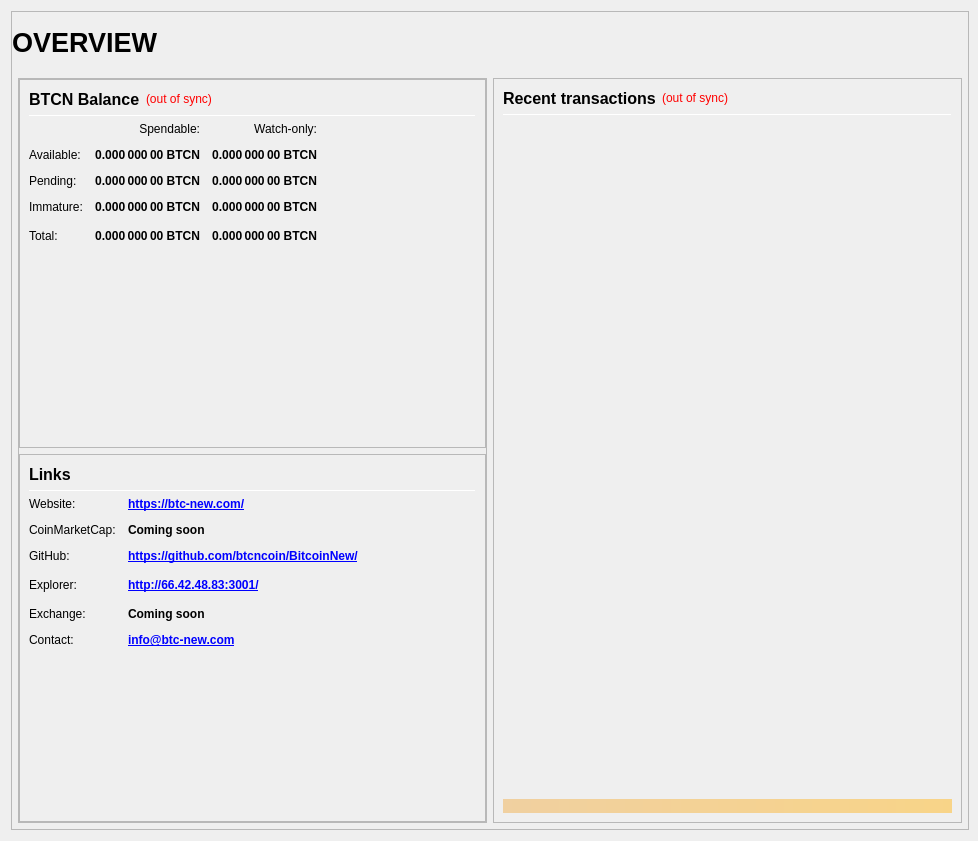
<?xml version="1.0" encoding="UTF-8"?>
<ui version="4.0">
 <class>OverviewPage</class>
 <widget class="QWidget" name="OverviewPage">
  <property name="geometry">
   <rect>
    <x>0</x>
    <y>0</y>
    <width>978</width>
    <height>841</height>
   </rect>
  </property>
  <property name="minimumSize">
   <size>
    <width>960</width>
    <height>682</height>
   </size>
  </property>
  <property name="windowTitle">
   <string>Form</string>
  </property>
  <layout class="QVBoxLayout" name="topLayout" stretch="1">
   <property name="rightMargin">
    <number>9</number>
   </property>
   <item>
    <widget class="QFrame" name="frame_BG">
     <property name="minimumSize">
      <size>
       <width>850</width>
       <height>610</height>
      </size>
     </property>
     <property name="maximumSize">
      <size>
       <width>16777215</width>
       <height>16777215</height>
      </size>
     </property>
     <property name="frameShape">
      <enum>QFrame::StyledPanel</enum>
     </property>
     <property name="frameShadow">
      <enum>QFrame::Raised</enum>
     </property>
     <layout class="QVBoxLayout" name="verticalLayout_3" stretch="1">
      <property name="leftMargin">
       <number>0</number>
      </property>
      <property name="topMargin">
       <number>0</number>
      </property>
      <property name="rightMargin">
       <number>0</number>
      </property>
      <property name="bottomMargin">
       <number>6</number>
      </property>
      <item>
       <layout class="QVBoxLayout" name="verticalLayout_Master" stretch="0,1">
        <property name="leftMargin">
         <number>0</number>
        </property>
        <property name="topMargin">
         <number>0</number>
        </property>
        <property name="rightMargin">
         <number>0</number>
        </property>
        <property name="bottomMargin">
         <number>0</number>
        </property>
        <item>
         <widget class="QFrame" name="frame_Header">
          <layout class="QVBoxLayout" name="verticalLayout_Header" stretch="0">
           <property name="leftMargin">
            <number>0</number>
           </property>
           <property name="topMargin">
            <number>0</number>
           </property>
           <property name="rightMargin">
            <number>0</number>
           </property>
           <property name="bottomMargin">
            <number>0</number>
           </property>
           <item>
            <layout class="QHBoxLayout" name="horizontalLayout_Header" stretch="1,0,1">
             <property name="spacing">
              <number>6</number>
             </property>
             <item>
              <widget class="QLabel" name="labelOverviewHeaderLeft">
               <property name="minimumSize">
                <size>
                 <width>464</width>
                 <height>60</height>
                </size>
               </property>
               <property name="maximumSize">
                <size>
                 <width>16777215</width>
                 <height>60</height>
                </size>
               </property>
               <property name="font">
                <font>
                 <pointsize>20</pointsize>
                 <weight>75</weight>
                 <bold>true</bold>
                </font>
               </property>
               <property name="text">
                <string>OVERVIEW</string>
               </property>
               <property name="alignment">
                <set>Qt::AlignLeading|Qt::AlignLeft|Qt::AlignVCenter</set>
               </property>
              </widget>
             </item>
             <item>
              <spacer name="horizontalSpacer_Header">
               <property name="orientation">
                <enum>Qt::Horizontal</enum>
               </property>
               <property name="sizeHint" stdset="0">
                <size>
                 <width>40</width>
                 <height>20</height>
                </size>
               </property>
              </spacer>
             </item>
             <item>
              <widget class="QLabel" name="labelOverviewHeaderRight">
               <property name="minimumSize">
                <size>
                 <width>464</width>
                 <height>60</height>
                </size>
               </property>
               <property name="maximumSize">
                <size>
                 <width>16777215</width>
                 <height>60</height>
                </size>
               </property>
               <property name="font">
                <font>
                 <pointsize>14</pointsize>
                </font>
               </property>
               <property name="text">
                <string/>
               </property>
               <property name="alignment">
                <set>Qt::AlignRight|Qt::AlignTrailing|Qt::AlignVCenter</set>
               </property>
              </widget>
             </item>
            </layout>
           </item>
          </layout>
         </widget>
        </item>
        <item>
         <widget class="QFrame" name="frame_Content">
          <layout class="QVBoxLayout" name="verticalLayout_Content">
           <property name="leftMargin">
            <number>6</number>
           </property>
           <property name="topMargin">
            <number>0</number>
           </property>
           <property name="rightMargin">
            <number>6</number>
           </property>
           <property name="bottomMargin">
            <number>0</number>
           </property>
           <item>
            <layout class="QHBoxLayout" name="horizontalLayout_Content" stretch="1,1">
             <property name="spacing">
              <number>6</number>
             </property>
             <item>
              <layout class="QVBoxLayout" name="verticalLayout_left" stretch="1">
               <item>
                <widget class="QFrame" name="frameObfuscation">
                 <property name="minimumSize">
                  <size>
                   <width>0</width>
                   <height>0</height>
                  </size>
                 </property>
                 <property name="frameShape">
                  <enum>QFrame::StyledPanel</enum>
                 </property>
                 <property name="frameShadow">
                  <enum>QFrame::Raised</enum>
                 </property>
                 <layout class="QVBoxLayout" name="verticalLayout" stretch="0,0,0,0">
                  <property name="leftMargin">
                   <number>0</number>
                  </property>
                  <property name="topMargin">
                   <number>0</number>
                  </property>
                  <property name="rightMargin">
                   <number>0</number>
                  </property>
                  <property name="bottomMargin">
                   <number>0</number>
                  </property>
                  <item>
                   <widget class="QFrame" name="frame_Balances">
                    <property name="frameShape">
                     <enum>QFrame::StyledPanel</enum>
                    </property>
                    <property name="frameShadow">
                     <enum>QFrame::Raised</enum>
                    </property>
                    <layout class="QVBoxLayout" name="verticalLayout_4">
                     <item>
                      <layout class="QHBoxLayout" name="horizontalLayout_4">
                       <item>
                        <widget class="QLabel" name="label_5">
                         <property name="minimumSize">
                          <size>
                           <width>0</width>
                           <height>20</height>
                          </size>
                         </property>
                         <property name="font">
                          <font>
                           <pointsize>12</pointsize>
                           <weight>75</weight>
                           <bold>true</bold>
                          </font>
                         </property>
                         <property name="text">
                          <string>BTCN Balance</string>
                         </property>
                        </widget>
                       </item>
                       <item>
                        <widget class="QLabel" name="labelWalletStatus">
                         <property name="cursor">
                          <cursorShape>WhatsThisCursor</cursorShape>
                         </property>
                         <property name="toolTip">
                          <string>The displayed information may be out of date. Your wallet automatically synchronizes with the KYD network after a connection is established, but this process has not completed yet.</string>
                         </property>
                         <property name="styleSheet">
                          <string notr="true">QLabel { color: red; }</string>
                         </property>
                         <property name="text">
                          <string notr="true">(out of sync)</string>
                         </property>
                         <property name="alignment">
                          <set>Qt::AlignLeading|Qt::AlignLeft|Qt::AlignVCenter</set>
                         </property>
                        </widget>
                       </item>
                       <item>
                        <spacer name="horizontalSpacer_3">
                         <property name="orientation">
                          <enum>Qt::Horizontal</enum>
                         </property>
                         <property name="sizeHint" stdset="0">
                          <size>
                           <width>40</width>
                           <height>20</height>
                          </size>
                         </property>
                        </spacer>
                       </item>
                      </layout>
                     </item>
                     <item>
                      <widget class="Line" name="line_Balance">
                       <property name="minimumSize">
                        <size>
                         <width>0</width>
                         <height>1</height>
                        </size>
                       </property>
                       <property name="maximumSize">
                        <size>
                         <width>16777215</width>
                         <height>1</height>
                        </size>
                       </property>
                       <property name="orientation">
                        <enum>Qt::Horizontal</enum>
                       </property>
                      </widget>
                     </item>
                     <item>
                      <layout class="QGridLayout" name="gridLayout">
                       <property name="spacing">
                        <number>12</number>
                       </property>
                       <item row="0" column="1">
                        <widget class="QLabel" name="labelSpendable">
                         <property name="text">
                          <string>Spendable:</string>
                         </property>
                         <property name="alignment">
                          <set>Qt::AlignRight|Qt::AlignTrailing|Qt::AlignVCenter</set>
                         </property>
                        </widget>
                       </item>
                       <item row="0" column="2">
                        <widget class="QLabel" name="labelWatchonly">
                         <property name="text">
                          <string>Watch-only:</string>
                         </property>
                         <property name="alignment">
                          <set>Qt::AlignRight|Qt::AlignTrailing|Qt::AlignVCenter</set>
                         </property>
                        </widget>
                       </item>
                       <item row="1" column="0">
                        <widget class="QLabel" name="labelBalanceText">
                         <property name="text">
                          <string>Available:</string>
                         </property>
                        </widget>
                       </item>
                       <item row="1" column="1">
                        <widget class="QLabel" name="labelBalance">
                         <property name="font">
                          <font>
                           <weight>75</weight>
                           <bold>true</bold>
                          </font>
                         </property>
                         <property name="cursor">
                          <cursorShape>IBeamCursor</cursorShape>
                         </property>
                         <property name="toolTip">
                          <string>Your current spendable balance</string>
                         </property>
                         <property name="text">
                          <string notr="true">0.000 000 00 BTCN</string>
                         </property>
                         <property name="alignment">
                          <set>Qt::AlignRight|Qt::AlignTrailing|Qt::AlignVCenter</set>
                         </property>
                         <property name="textInteractionFlags">
                          <set>Qt::LinksAccessibleByMouse|Qt::TextSelectableByKeyboard|Qt::TextSelectableByMouse</set>
                         </property>
                        </widget>
                       </item>
                       <item row="1" column="2">
                        <widget class="QLabel" name="labelWatchAvailable">
                         <property name="font">
                          <font>
                           <weight>75</weight>
                           <bold>true</bold>
                          </font>
                         </property>
                         <property name="cursor">
                          <cursorShape>IBeamCursor</cursorShape>
                         </property>
                         <property name="toolTip">
                          <string>Your current balance in watch-only addresses</string>
                         </property>
                         <property name="text">
                          <string notr="true">0.000 000 00 BTCN</string>
                         </property>
                         <property name="alignment">
                          <set>Qt::AlignRight|Qt::AlignTrailing|Qt::AlignVCenter</set>
                         </property>
                         <property name="textInteractionFlags">
                          <set>Qt::LinksAccessibleByMouse|Qt::TextSelectableByKeyboard|Qt::TextSelectableByMouse</set>
                         </property>
                        </widget>
                       </item>
                       <item row="2" column="0">
                        <widget class="QLabel" name="labelPendingText">
                         <property name="text">
                          <string>Pending:</string>
                         </property>
                        </widget>
                       </item>
                       <item row="2" column="1">
                        <widget class="QLabel" name="labelUnconfirmed">
                         <property name="font">
                          <font>
                           <weight>75</weight>
                           <bold>true</bold>
                          </font>
                         </property>
                         <property name="cursor">
                          <cursorShape>IBeamCursor</cursorShape>
                         </property>
                         <property name="toolTip">
                          <string>Total of transactions that have yet to be confirmed, and do not yet count toward the spendable balance</string>
                         </property>
                         <property name="text">
                          <string notr="true">0.000 000 00 BTCN</string>
                         </property>
                         <property name="alignment">
                          <set>Qt::AlignRight|Qt::AlignTrailing|Qt::AlignVCenter</set>
                         </property>
                         <property name="textInteractionFlags">
                          <set>Qt::LinksAccessibleByMouse|Qt::TextSelectableByKeyboard|Qt::TextSelectableByMouse</set>
                         </property>
                        </widget>
                       </item>
                       <item row="2" column="2">
                        <widget class="QLabel" name="labelWatchPending">
                         <property name="font">
                          <font>
                           <weight>75</weight>
                           <bold>true</bold>
                          </font>
                         </property>
                         <property name="cursor">
                          <cursorShape>IBeamCursor</cursorShape>
                         </property>
                         <property name="toolTip">
                          <string>Unconfirmed transactions to watch-only addresses</string>
                         </property>
                         <property name="text">
                          <string notr="true">0.000 000 00 BTCN</string>
                         </property>
                         <property name="alignment">
                          <set>Qt::AlignRight|Qt::AlignTrailing|Qt::AlignVCenter</set>
                         </property>
                         <property name="textInteractionFlags">
                          <set>Qt::LinksAccessibleByMouse|Qt::TextSelectableByKeyboard|Qt::TextSelectableByMouse</set>
                         </property>
                        </widget>
                       </item>
                       <item row="3" column="0">
                        <widget class="QLabel" name="labelImmatureText">
                         <property name="text">
                          <string>Immature:</string>
                         </property>
                        </widget>
                       </item>
                       <item row="3" column="1">
                        <widget class="QLabel" name="labelImmature">
                         <property name="font">
                          <font>
                           <weight>75</weight>
                           <bold>true</bold>
                          </font>
                         </property>
                         <property name="cursor">
                          <cursorShape>IBeamCursor</cursorShape>
                         </property>
                         <property name="toolTip">
                          <string>Staked or masternode rewards that has not yet matured</string>
                         </property>
                         <property name="text">
                          <string notr="true">0.000 000 00 BTCN</string>
                         </property>
                         <property name="alignment">
                          <set>Qt::AlignRight|Qt::AlignTrailing|Qt::AlignVCenter</set>
                         </property>
                         <property name="textInteractionFlags">
                          <set>Qt::LinksAccessibleByMouse|Qt::TextSelectableByKeyboard|Qt::TextSelectableByMouse</set>
                         </property>
                        </widget>
                       </item>
                       <item row="3" column="2">
                        <widget class="QLabel" name="labelWatchImmature">
                         <property name="font">
                          <font>
                           <weight>75</weight>
                           <bold>true</bold>
                          </font>
                         </property>
                         <property name="cursor">
                          <cursorShape>IBeamCursor</cursorShape>
                         </property>
                         <property name="toolTip">
                          <string>Staked or masternode rewards in watch-only addresses that has not yet matured</string>
                         </property>
                         <property name="text">
                          <string notr="true">0.000 000 00 BTCN</string>
                         </property>
                         <property name="alignment">
                          <set>Qt::AlignRight|Qt::AlignTrailing|Qt::AlignVCenter</set>
                         </property>
                         <property name="textInteractionFlags">
                          <set>Qt::LinksAccessibleByMouse|Qt::TextSelectableByKeyboard|Qt::TextSelectableByMouse</set>
                         </property>
                        </widget>
                       </item>
                 
                       <item row="4" column="0">
                        <widget class="QLabel" name="labelTotalText">
                         <property name="toolTip">
                          <string>Your current BTCN balance, unconfirmed and immature transactions included</string>
                         </property>
                         <property name="text">
                          <string>Total:</string>
                         </property>
                        </widget>
                       </item>
                       <item row="4" column="1">
                        <widget class="QLabel" name="labelTotal">
                         <property name="font">
                          <font>
                           <weight>75</weight>
                           <bold>true</bold>
                          </font>
                         </property>
                         <property name="cursor">
                          <cursorShape>IBeamCursor</cursorShape>
                         </property>
                         <property name="toolTip">
                          <string>Your current BTCN balance, unconfirmed and immature transactions included</string>
                         </property>
                         <property name="text">
                          <string notr="true">0.000 000 00 BTCN</string>
                         </property>
                         <property name="alignment">
                          <set>Qt::AlignRight|Qt::AlignTrailing|Qt::AlignVCenter</set>
                         </property>
                         <property name="textInteractionFlags">
                          <set>Qt::LinksAccessibleByMouse|Qt::TextSelectableByKeyboard|Qt::TextSelectableByMouse</set>
                         </property>
                        </widget>
                       </item>
                       <item row="4" column="2">
                        <widget class="QLabel" name="labelWatchTotal">
                         <property name="font">
                          <font>
                           <weight>75</weight>
                           <bold>true</bold>
                          </font>
                         </property>
                         <property name="cursor">
                          <cursorShape>IBeamCursor</cursorShape>
                         </property>
                         <property name="toolTip">
                          <string>Current total balance in watch-only addresses</string>
                         </property>
                         <property name="text">
                          <string notr="true">0.000 000 00 BTCN</string>
                         </property>
                         <property name="alignment">
                          <set>Qt::AlignRight|Qt::AlignTrailing|Qt::AlignVCenter</set>
                         </property>
                         <property name="textInteractionFlags">
                          <set>Qt::LinksAccessibleByMouse|Qt::TextSelectableByKeyboard|Qt::TextSelectableByMouse</set>
                         </property>
                        </widget>
                       </item>
                       <item row="4" column="3">
                        <spacer name="horizontalSpacer_9">
                         <property name="orientation">
                          <enum>Qt::Horizontal</enum>
                         </property>
                         <property name="sizeHint" stdset="0">
                          <size>
                           <width>40</width>
                           <height>20</height>
                          </size>
                         </property>
                        </spacer>
                       </item>
                      </layout>
                     </item>
                     <item>
                      <spacer name="verticalSpacer_3">
                       <property name="orientation">
                        <enum>Qt::Vertical</enum>
                       </property>
                       <property name="sizeHint" stdset="0">
                        <size>
                         <width>20</width>
                         <height>40</height>
                        </size>
                       </property>
                      </spacer>
                     </item>
                    </layout>
                   </widget>
                  </item>
                  <item>
                   <widget class="QFrame" name="frame_Links">
                    <property name="frameShape">
                     <enum>QFrame::StyledPanel</enum>
                    </property>
                    <property name="frameShadow">
                     <enum>QFrame::Raised</enum>
                    </property>
                    <layout class="QVBoxLayout" name="verticalLayout_Links">
                     <item>
                      <layout class="QHBoxLayout" name="horizontalLayout_Links_1" stretch="0,0">
                       <item>
                        <widget class="QLabel" name="label_Links_title">
                         <property name="minimumSize">
                          <size>
                           <width>0</width>
                           <height>20</height>
                          </size>
                         </property>
                         <property name="font">
                          <font>
                           <pointsize>12</pointsize>
                           <weight>75</weight>
                           <bold>true</bold>
                          </font>
                         </property>
                         <property name="text">
                          <string>Links</string>
                         </property>
                        </widget>
                       </item>
                       <item>
                        <spacer name="horizontalSpacer_Links_1">
                         <property name="orientation">
                          <enum>Qt::Horizontal</enum>
                         </property>
                         <property name="sizeHint" stdset="0">
                          <size>
                           <width>40</width>
                           <height>20</height>
                          </size>
                         </property>
                        </spacer>
                       </item>
                      </layout>
                     </item>
                     <item>
                      <widget class="Line" name="line_Links">
                       <property name="minimumSize">
                        <size>
                         <width>0</width>
                         <height>1</height>
                        </size>
                       </property>
                       <property name="maximumSize">
                        <size>
                         <width>16777215</width>
                         <height>1</height>
                        </size>
                       </property>
                       <property name="orientation">
                        <enum>Qt::Horizontal</enum>
                       </property>
                      </widget>
                     </item>
                     <item>
                      <layout class="QGridLayout" name="gridLayout_Links">
                       <property name="spacing">
                        <number>12</number>
                       </property>
                       <item row="1" column="0">
                        <widget class="QLabel" name="labelLinks1">
                         <property name="text">
                          <string>Website:</string>
                         </property>
                        </widget>
                       </item>
                       <item row="1" column="1">
                        <widget class="QLabel" name="labelLinksUrl1">
                         <property name="font">
                          <font>
                           <weight>75</weight>
                           <bold>true</bold>
                          </font>
                         </property>
                         <property name="text">
                          <string notr="true">&lt;a href=&quot;https://btc-new.com/&quot;&gt;https://btc-new.com/&lt;/a&gt;</string>
                         </property>
                         <property name="textFormat">
                          <enum>Qt::RichText</enum>
                         </property>
                         <property name="alignment">
                          <set>Qt::AlignLeading|Qt::AlignLeft|Qt::AlignVCenter</set>
                         </property>
                         <property name="openExternalLinks">
                          <bool>true</bool>
                         </property>
                        </widget>
                       </item>
                       <item row="2" column="0">
                        <widget class="QLabel" name="labelLinks2">
                         <property name="text">
                          <string>CoinMarketCap:</string>
                         </property>
                        </widget>
                       </item>
                       <item row="2" column="1">
                        <widget class="QLabel" name="labelLinksUrl2">
                         <property name="font">
                          <font>
                           <weight>75</weight>
                           <bold>true</bold>
                          </font>
                         </property>
                         <property name="text">
                          <string>Coming soon</string>
                         </property>
                         <property name="alignment">
                          <set>Qt::AlignLeading|Qt::AlignLeft|Qt::AlignVCenter</set>
                         </property>
                         <property name="openExternalLinks">
                          <bool>true</bool>
                         </property>
                        </widget>
                       </item>
                       <item row="3" column="0">
                        <widget class="QLabel" name="labelLinks3">
                         <property name="text">
                          <string>GitHub:</string>
                         </property>
                        </widget>
                       </item>
                       <item row="3" column="1">
                        <widget class="QLabel" name="labelLinksUrl3">
                         <property name="font">
                          <font>
                           <weight>75</weight>
                           <bold>true</bold>
                          </font>
                         </property>
                         <property name="text">
                          <string notr="true">&lt;a href=&quot;https://github.com/btcncoin/BitcoinNew/&quot;&gt;https://github.com/btcncoin/BitcoinNew/&lt;/a&gt;</string>
                         </property>
                         <property name="alignment">
                           <set>Qt::AlignLeading|Qt::AlignLeft|Qt::AlignVCenter</set>
                         </property>
                         <property name="openExternalLinks">
                          <bool>true</bool>
                         </property>
                        </widget>
                       </item>
                       <item row="4" column="0">
                        <widget class="QLabel" name="labelLinks4">
                         <property name="text">
                          <string>Explorer:</string>
                         </property>
                        </widget>
                       </item>
                       <item row="4" column="1">
                        <widget class="QLabel" name="labelLinksUrl4">
                         <property name="font">
                          <font>
                           <weight>75</weight>
                           <bold>true</bold>
                          </font>
                         </property>
                         <property name="text">
                          <string notr="true">&lt;a href=&quot;http://66.42.48.83:3001/&quot;&gt;http://66.42.48.83:3001/&lt;/a&gt;</string>
                         </property>
                         <property name="alignment">
                           <set>Qt::AlignLeading|Qt::AlignLeft|Qt::AlignVCenter</set>
                         </property>
                         <property name="openExternalLinks">
                          <bool>true</bool>
                         </property>
                        </widget>
                       </item>
                       <item row="4" column="2">
                        <spacer name="horizontalSpacer_Links_2">
                         <property name="orientation">
                          <enum>Qt::Horizontal</enum>
                         </property>
                         <property name="sizeHint" stdset="0">
                          <size>
                           <width>40</width>
                           <height>20</height>
                          </size>
                         </property>
                        </spacer>
                       </item>
                       <item row="5" column="0">
                        <widget class="QLabel" name="labelLinks5">
                         <property name="text">
                          <string>Exchange:</string>
                         </property>
                        </widget>
                       </item>
                       <item row="5" column="1">
                        <widget class="QLabel" name="labelLinksUrl5">
                         <property name="font">
                          <font>
                           <weight>75</weight>
                           <bold>true</bold>
                          </font>
                         </property>
                         <property name="text">
                          <string>Coming soon</string>
                         </property>
                         <property name="alignment">
                           <set>Qt::AlignLeading|Qt::AlignLeft|Qt::AlignVCenter</set>
                         </property>
                         <property name="openExternalLinks">
                          <bool>true</bool>
                         </property>
                        </widget>
                       </item>
                       <item row="6" column="0">
                        <widget class="QLabel" name="labelLinks6">
                         <property name="text">
                          <string>Contact:</string>
                         </property>
                        </widget>
                       </item>
                       <item row="6" column="1">
                        <widget class="QLabel" name="labelLinksUrl6">
                         <property name="font">
                          <font>
                           <weight>75</weight>
                           <bold>true</bold>
                          </font>
                         </property>
                         <property name="text">
                          <string notr="true">&lt;a href=&quot;info@btc-new.com&quot;&gt;info@btc-new.com&lt;/a&gt;</string>
                         </property>
                         <property name="alignment">
                           <set>Qt::AlignLeading|Qt::AlignLeft|Qt::AlignVCenter</set>
                         </property>
                         <property name="openExternalLinks">
                          <bool>true</bool>
                         </property>
                        </widget>
                       </item>
                      </layout>
                     </item>
                     <item>
                      <spacer name="verticalSpacer_4">
                       <property name="orientation">
                        <enum>Qt::Vertical</enum>
                       </property>
                       <property name="sizeHint" stdset="0">
                        <size>
                         <width>20</width>
                         <height>40</height>
                        </size>
                       </property>
                      </spacer>
                     </item>
                    </layout>
                   </widget>
                  </item>
                 </layout>
                </widget>
               </item>
              </layout>
             </item>
             <item>
              <layout class="QVBoxLayout" name="verticalLayout_right" stretch="1">
               <item>
                <widget class="QFrame" name="frame_RecentTransactions">
                 <property name="minimumSize">
                  <size>
                   <width>0</width>
                   <height>0</height>
                  </size>
                 </property>
                 <property name="frameShape">
                  <enum>QFrame::StyledPanel</enum>
                 </property>
                 <property name="frameShadow">
                  <enum>QFrame::Raised</enum>
                 </property>
                 <layout class="QVBoxLayout" name="verticalLayout_1" stretch="0,0,0,0,0">
                  <item>
                   <layout class="QHBoxLayout" name="horizontalLayout_2">
                    <item>
                     <widget class="QLabel" name="label_4">
                      <property name="minimumSize">
                       <size>
                        <width>0</width>
                        <height>20</height>
                       </size>
                      </property>
                      <property name="font">
                       <font>
                        <pointsize>12</pointsize>
                        <weight>75</weight>
                        <bold>true</bold>
                       </font>
                      </property>
                      <property name="text">
                       <string>Recent transactions</string>
                      </property>
                     </widget>
                    </item>
                    <item>
                     <widget class="QLabel" name="labelTransactionsStatus">
                      <property name="cursor">
                       <cursorShape>WhatsThisCursor</cursorShape>
                      </property>
                      <property name="toolTip">
                       <string>The displayed information may be out of date. Your wallet automatically synchronizes with the BTCN network after a connection is established, but this process has not completed yet.</string>
                      </property>
                      <property name="styleSheet">
                       <string notr="true">QLabel { color: red; }</string>
                      </property>
                      <property name="text">
                       <string notr="true">(out of sync)</string>
                      </property>
                      <property name="alignment">
                       <set>Qt::AlignRight|Qt::AlignTrailing|Qt::AlignVCenter</set>
                      </property>
                     </widget>
                    </item>
                    <item>
                     <spacer name="horizontalSpacer">
                      <property name="orientation">
                       <enum>Qt::Horizontal</enum>
                      </property>
                      <property name="sizeHint" stdset="0">
                       <size>
                        <width>40</width>
                        <height>20</height>
                       </size>
                      </property>
                     </spacer>
                    </item>
                   </layout>
                  </item>
                  <item>
                   <widget class="Line" name="line">
                    <property name="minimumSize">
                     <size>
                      <width>0</width>
                      <height>1</height>
                     </size>
                    </property>
                    <property name="maximumSize">
                     <size>
                      <width>16777215</width>
                      <height>1</height>
                     </size>
                    </property>
                    <property name="orientation">
                     <enum>Qt::Horizontal</enum>
                    </property>
                   </widget>
                  </item>
                  <item>
                   <widget class="QListView" name="listTransactions">
                    <property name="minimumSize">
                     <size>
                      <width>0</width>
                      <height>0</height>
                     </size>
                    </property>
                    <property name="styleSheet">
                     <string notr="true">QListView { background: transparent; }</string>
                    </property>
                    <property name="frameShape">
                     <enum>QFrame::NoFrame</enum>
                    </property>
                    <property name="verticalScrollBarPolicy">
                     <enum>Qt::ScrollBarAlwaysOff</enum>
                    </property>
                    <property name="horizontalScrollBarPolicy">
                     <enum>Qt::ScrollBarAlwaysOff</enum>
                    </property>
                    <property name="selectionMode">
                     <enum>QAbstractItemView::NoSelection</enum>
                    </property>
                   </widget>
                  </item>
                  <item>
                   <spacer name="verticalSpacer_2">
                    <property name="orientation">
                     <enum>Qt::Vertical</enum>
                    </property>
                    <property name="sizeType">
                     <enum>QSizePolicy::Expanding</enum>
                    </property>
                    <property name="sizeHint" stdset="0">
                     <size>
                      <width>20</width>
                      <height>40</height>
                     </size>
                    </property>
                   </spacer>
                  </item>
                  <item>
                   <widget class="QLabel" name="labelAlerts">
                    <property name="maximumSize">
                     <size>
                      <width>16777215</width>
                      <height>16777215</height>
                     </size>
                    </property>
                    <property name="styleSheet">
                     <string notr="true">background-color: qlineargradient(x1: 0, y1: 0, x2: 1, y2: 0, stop:0 #F0D0A0, stop:1 #F8D488); color:#000000;</string>
                    </property>
                    <property name="text">
                     <string/>
                    </property>
                    <property name="wordWrap">
                     <bool>true</bool>
                    </property>
                    <property name="margin">
                     <number>3</number>
                    </property>
                   </widget>
                  </item>
                 </layout>
                </widget>
               </item>
              </layout>
             </item>
            </layout>
           </item>
          </layout>
         </widget>
        </item>
       </layout>
      </item>
     </layout>
    </widget>
   </item>
  </layout>
 </widget>
 <resources/>
 <connections/>
</ui>
